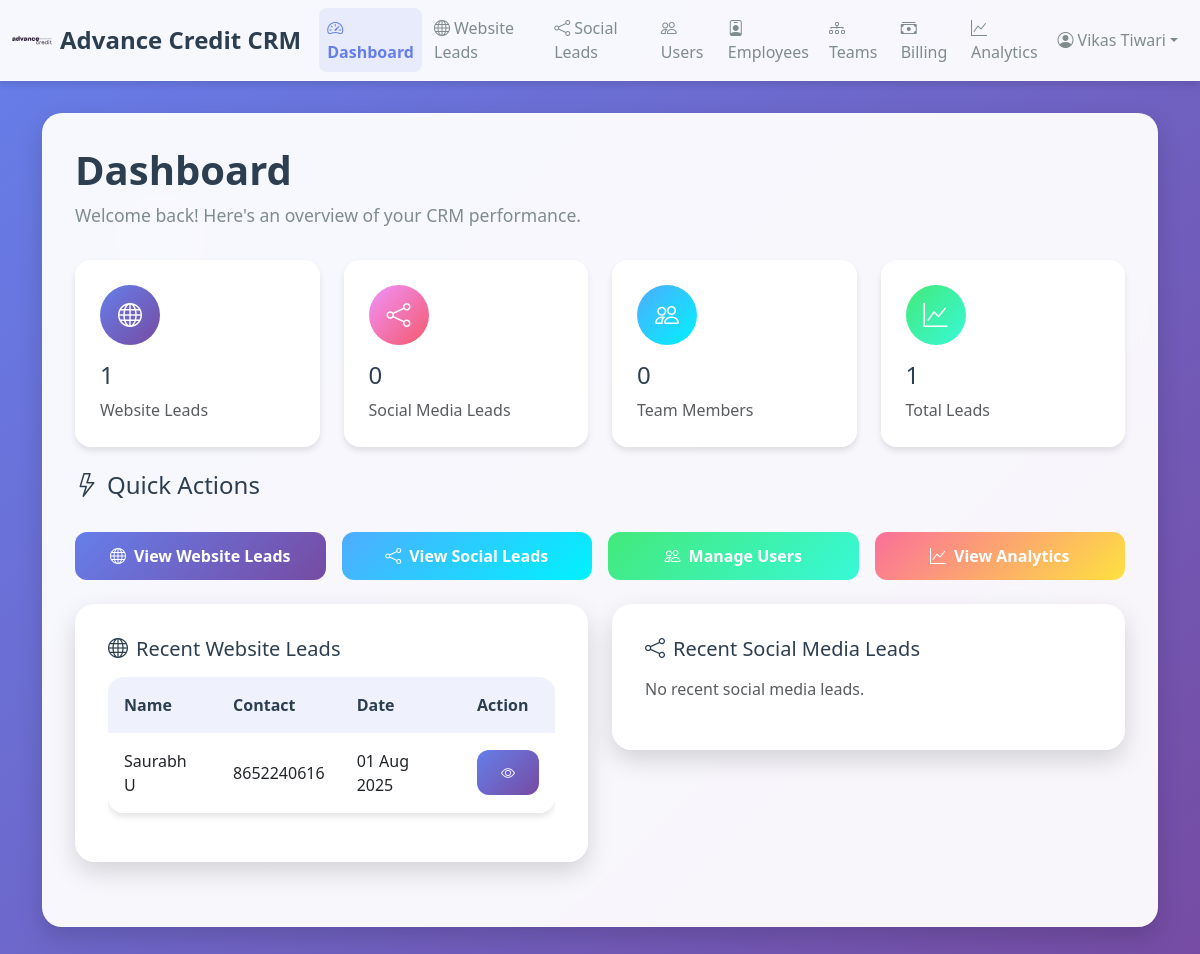
The app's page /crm/dashboard (signed in) with its own data.
### src/shared/crm_models.py (models this page shows)
class WebsiteLead(CRMBase):
    __tablename__ = "website_leads"
    lead_id = Column(Integer, primary_key=True, index=True)
    name = Column(String(128), nullable=False)
    contact = Column(String(64), nullable=False)
    email = Column(String(128))
    message = Column(Text)
    created_at = Column(DateTime, server_default=func.now())

### src/crm/routes.py (the view)
@router.get("/dashboard", response_class=HTMLResponse)
def dashboard(request: Request, db: Session = Depends(get_db)):
    if not request.session.get("user_id"):
        return RedirectResponse("/crm/login", status_code=status.HTTP_302_FOUND)
    user_role = request.session.get("user_role")
    employee_id = request.session.get("employee_id")
    if user_role == "admin":
        website_leads_count = db.query(WebsiteLead).count()
        social_leads_count = db.query(SocialMediaLead).count()
        total_leads = website_leads_count + social_leads_count
        users_count = db.query(User).count()
        employees_count = db.query(Employee).count()
        teams_count = db.query(Team).count()
        recent_website_leads = db.query(WebsiteLead).order_by(WebsiteLead.created_at.desc()).limit(5).all()
        recent_social_leads = db.query(SocialMediaLead).order_by(SocialMediaLead.created_at.desc()).limit(5).all()
    else:
        if employee_id:
            website_assignments = db.query(LeadAssignment).filter(
                LeadAssignment.employee_id == employee_id,
                LeadAssignment.lead_type == "website"
            ).count()
            social_assignments = db.query(LeadAssignment).filter(
                LeadAssignment.employee_id == employee_id,
                LeadAssignment.lead_type == "social"
            ).count()
            website_leads_count = website_assignments
            social_leads_count = social_assignments
            total_leads = website_leads_count + social_leads_count
            website_lead_ids = db.query(LeadAssignment.lead_id).filter(
                LeadAssignment.employee_id == employee_id,
                LeadAssignment.lead_type == "website"
            ).all()
            social_lead_ids = db.query(LeadAssignment.lead_id).filter(
                LeadAssignment.employee_id == employee_id,
                LeadAssignment.lead_type == "social"
            ).all()
            if website_lead_ids:
                recent_website_leads = db.query(WebsiteLead).filter(
                    WebsiteLead.lead_id.in_([id[0] for id in website_lead_ids])
                ).order_by(WebsiteLead.created_at.desc()).limit(5).all()
            else:
                recent_website_leads = []
            if social_lead_ids:
                recent_social_leads = db.query(SocialMediaLead).filter(
                    SocialMediaLead.lead_id.in_([id[0] for id in social_lead_ids])
                ).order_by(SocialMediaLead.created_at.desc()).limit(5).all()
            else:
                recent_social_leads = []
        else:
            website_leads_count = 0
            social_leads_count = 0
            total_leads = 0
            recent_website_leads = []
            recent_social_leads = []
        users_count = 0  # Employees don't see user count
        employees_count = 0  # Employees don't see employee count
        teams_count = 0  # Employees don't see team count
    return templates.TemplateResponse("dashboard.html", {
        "request": request,
        "total_leads": total_leads,
        "website_leads_count": website_leads_count,
        "social_leads_count": social_leads_count,
        "users_count": users_count,
        "employees_count": employees_count,
        "teams_count": teams_count,
        "recent_website_leads": recent_website_leads,
        "recent_social_leads": recent_social_leads
    })

### src/crm/templates/dashboard.html (shortened to what this page needs)
{% extends 'base.html' %}
{% block content %}
<div class="glass-card">
    <h1 class="page-title">Dashboard</h1>
    <p class="page-subtitle">Welcome back! Here's an overview of your CRM performance.</p>
    <div class="row g-4 mb-4">
        <div class="col-lg-3 col-md-6">
            <div class="stats-card">
                <div class="stats-icon primary">
                    <i class="bi bi-globe"></i>
                </div>
                <h3 class="h4 mb-2">{{ website_leads_count }}</h3>
                <p class="text-muted mb-0">Website Leads</p>
            </div>
        </div>
        <div class="col-lg-3 col-md-6">
            <div class="stats-card">
                <div class="stats-icon secondary">
                    <i class="bi bi-share"></i>
                </div>
                <h3 class="h4 mb-2">{{ social_leads_count }}</h3>
                <p class="text-muted mb-0">Social Media Leads</p>
            </div>
        </div>
        <div class="col-lg-3 col-md-6">
            <div class="stats-card">
                <div class="stats-icon success">
                    <i class="bi bi-people"></i>
                </div>
                <h3 class="h4 mb-2">{{ users_count }}</h3>
                <p class="text-muted mb-0">Team Members</p>
            </div>
        </div>
        <div class="col-lg-3 col-md-6">
            <div class="stats-card">
                <div class="stats-icon warning">
                    <i class="bi bi-graph-up"></i>
                </div>
                <h3 class="h4 mb-2">{{ total_leads }}</h3>
                <p class="text-muted mb-0">Total Leads</p>
            </div>
        </div>
    </div>
    <div class="row g-3 mb-4">
        <div class="col-12">
            <h4 class="mb-3"><i class="bi bi-lightning me-2"></i>Quick Actions</h4>
        </div>
        <div class="col-md-3">
            <a href="/crm/website-leads" class="btn btn-primary-modern btn-modern w-100">
                <i class="bi bi-globe me-2"></i>View Website Leads
            </a>
        </div>
        <div class="col-md-3">
            <a href="/crm/social-leads" class="btn btn-success-modern btn-modern w-100">
                <i class="bi bi-share me-2"></i>View Social Leads
            </a>
        </div>
        <div class="col-md-3">
            <a href="/crm/users" class="btn btn-warning-modern btn-modern w-100">
                <i class="bi bi-people me-2"></i>Manage Users
            </a>
        </div>
        <div class="col-md-3">
            <a href="/crm/analytics" class="btn btn-danger-modern btn-modern w-100">
                <i class="bi bi-graph-up me-2"></i>View Analytics
            </a>
        </div>
    </div>
    <div class="row">
        <div class="col-lg-6">
            <div class="glass-card">
                <h5 class="mb-3"><i class="bi bi-globe me-2"></i>Recent Website Leads</h5>
                {% if recent_website_leads %}
                <div class="table-responsive">
                    <table class="table table-modern">
                        <thead>
                            <tr>
                                <th>Name</th>
                                <th>Contact</th>
                                <th>Date</th>
                                <th>Action</th>
                            </tr>
                        </thead>
                        <tbody>
                            {% for lead in recent_website_leads %}
                            <tr>
                                <td>{{ lead.name }}</td>
                                <td>{{ lead.contact }}</td>
                                <td>{{ lead.created_at.strftime('%d %b %Y') }}</td>
                                <td>
                                    <a href="/crm/website-leads/{{ lead.lead_id }}" class="btn btn-sm btn-primary-modern btn-modern">
                                        <i class="bi bi-eye"></i>
                                    </a>
                                </td>
                            </tr>
                            {% endfor %}
                        </tbody>
                    </table>
                </div>
                {% else %}
                <p class="text-muted">No recent website leads.</p>
                {% endif %}
            </div>
        </div>
        <div class="col-lg-6">
            <div class="glass-card">
                <h5 class="mb-3"><i class="bi bi-share me-2"></i>Recent Social Media Leads</h5>
                {% if recent_social_leads %}
                <div class="table-responsive">
                    <table class="table table-modern">
                        <thead>
                            <tr>
                                <th>Name</th>
                                <th>Platform</th>
                                <th>Date</th>
                                <th>Action</th>
                            </tr>
                        </thead>
                        <tbody>
                            {% for lead in recent_social_leads %}
                            <tr>
                                <td>{{ lead.name }}</td>
                                <td>
                                    <span class="badge badge-modern bg-primary">{{ lead.platform_name }}</span>
                                </td>
                                <td>{{ lead.created_at.strftime('%d %b %Y') }}</td>
                                <td>
                                    <a href="/crm/social-leads/{{ lead.lead_id }}" class="btn btn-sm btn-primary-modern btn-modern">
                                        <i class="bi bi-eye"></i>
                                    </a>
                                </td>
                            </tr>
                            {% endfor %}
                        </tbody>
                    </table>
                </div>
                {% else %}
                <p class="text-muted">No recent social media leads.</p>
                {% endif %}
            </div>
        </div>
    </div>
</div>
{% endblock %}

### src/crm/templates/base.html (style rules this page uses)
:root { --primary-gradient: linear-gradient(135deg, #667eea 0%, #764ba2 100%); --secondary-gradient: linear-gradient(135deg, #f093fb 0%, #f5576c 100%); --success-gradient: linear-gradient(135deg, #4facfe 0%, #00f2fe 100%); --warning-gradient: linear-gradient(135deg, #43e97b 0%, #38f9d7 100%); --danger-gradient: linear-gradient(135deg, #fa709a 0%, #fee140 100%); --glass-bg: rgba(255, 255, 255, 0.95); --glass-border: rgba(255, 255, 255, 0.2); --text-primary: #2c3e50; --text-secondary: #7f8c8d; --shadow-light: 0 4px 6px rgba(0, 0, 0, 0.1); --shadow-medium: 0 10px 25px rgba(0, 0, 0, 0.15); --shadow-heavy: 0 20px 40px rgba(0, 0, 0, 0.1); }
body { background: var(--primary-gradient); min-height: 100vh; font-family: 'Segoe UI', Tahoma, Geneva, Verdana, sans-serif; color: var(--text-primary); }
.glass-card { background: var(--glass-bg); backdrop-filter: blur(10px); border-radius: 20px; border: 1px solid var(--glass-border); box-shadow: var(--shadow-medium); padding: 2rem; margin-bottom: 2rem; }
.stats-card { background: var(--glass-bg); backdrop-filter: blur(10px); border-radius: 16px; border: 1px solid var(--glass-border); box-shadow: var(--shadow-light); padding: 1.5rem; transition: all 0.3s ease; height: 100%; }
.stats-icon { width: 60px; height: 60px; border-radius: 50%; display: flex; align-items: center; justify-content: center; font-size: 1.5rem; color: white; margin-bottom: 1rem; }
.stats-icon.primary { background: var(--primary-gradient); }
.stats-icon.secondary { background: var(--secondary-gradient); }
.stats-icon.success { background: var(--success-gradient); }
.stats-icon.warning { background: var(--warning-gradient); }
.btn-modern { border-radius: 12px; padding: 12px 24px; font-weight: 600; transition: all 0.3s ease; border: none; }
.btn-primary-modern { background: var(--primary-gradient); color: white; }
.btn-success-modern { background: var(--success-gradient); color: white; }
.btn-warning-modern { background: var(--warning-gradient); color: white; }
.btn-danger-modern { background: var(--danger-gradient); color: white; }
.table-modern { background: var(--glass-bg); backdrop-filter: blur(10px); border-radius: 16px; overflow: hidden; box-shadow: var(--shadow-light); }
.table-modern thead th { background: rgba(102, 126, 234, 0.1); border: none; color: var(--text-primary); font-weight: 600; padding: 1rem; }
.table-modern tbody td { border: none; padding: 1rem; vertical-align: middle; }
.page-title { color: var(--text-primary); font-weight: 700; font-size: 2.5rem; margin-bottom: 0.5rem; }
.page-subtitle { color: var(--text-secondary); font-size: 1.1rem; margin-bottom: 2rem; }

### records on screen
WebsiteLead: name "Saurabh U", contact "8652240616", created_at "01 Aug 2025"

### other values on screen
{{ request.session.get('user_name', 'Profile') }} "Vikas Tiwari"
{{ website_leads_count }} "1"
{{ social_leads_count }} "0"
{{ users_count }} "0"
{{ total_leads }} "1"
